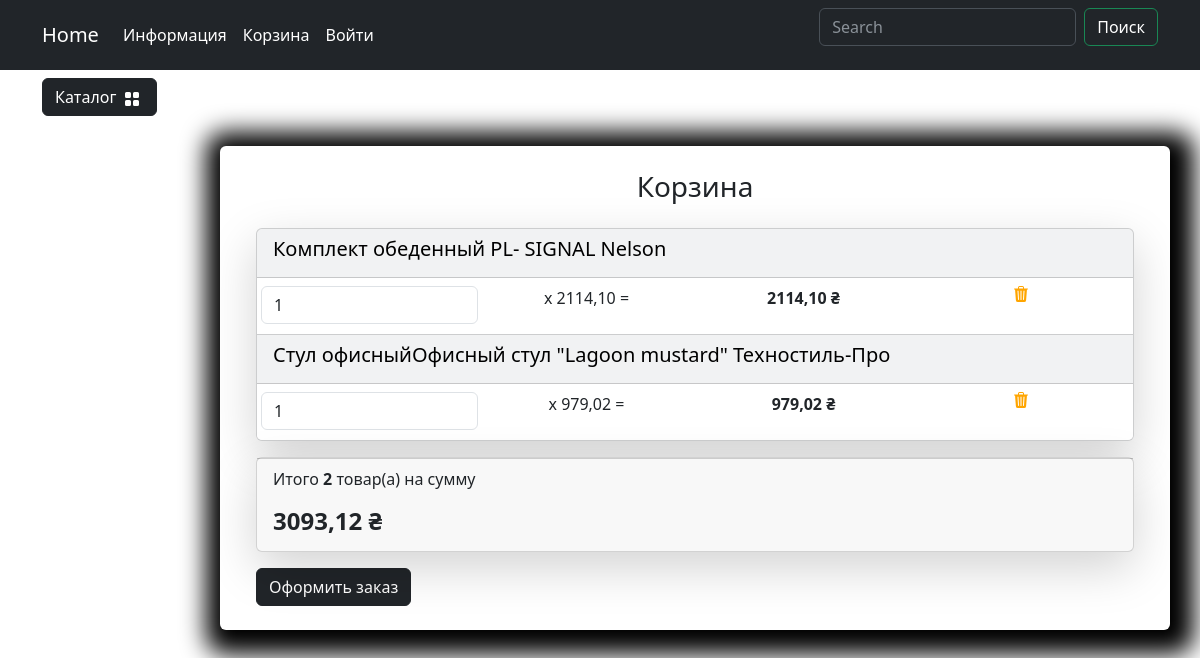
/user/users-cart/, run on the app's committed database.
### carts/models.py (models this page shows, shortened)
class Cart(models.Model):
    user = models.ForeignKey(to=User, on_delete=models.CASCADE, blank=True, null=True, verbose_name='Пользователь')
    product = models.ForeignKey(to=Products, on_delete=models.CASCADE, verbose_name='Товар')
    quantity = models.PositiveSmallIntegerField(default=0, verbose_name='Количество')
    session_key = models.CharField(max_length=32, null=True, blank=True)
    created_timestamp = models.DateTimeField(auto_now_add=True, verbose_name='Дата добавления')
    class Meta:
        db_table = 'cart'
        verbose_name = "Корзина"
        verbose_name_plural = "Корзина"
    objects = CartQueryset().as_manager()
    def products_price(self):
        return round(self.product.sell_price() * self.quantity, 2)

### goods/models.py (models this page shows, shortened)
class Products(models.Model):
    name = models.CharField(max_length=150, unique=True, verbose_name='Название')
    slug = models.SlugField(max_length=200, unique=True, blank=True, null=False, verbose_name='URL')
    description = models.TextField(blank=True, null=True, verbose_name='Описание товара')
    image = models.ImageField(upload_to='goods_images', blank=True, null=True, verbose_name='Изображение товра')
    price = models.DecimalField(default=0.00, max_digits=7, decimal_places=2, verbose_name='Стоимость товара')
    discount = models.DecimalField(default=0.00, max_digits=7, decimal_places=2, verbose_name='Скидка на товар в %')
    quantity = models.PositiveIntegerField(default=0, verbose_name='Колличество товара')
    category = models.ForeignKey(to=Categories, on_delete=models.CASCADE, verbose_name='Категория')
    class Meta:
        db_table = 'product'
        verbose_name = 'Продукт'
        verbose_name_plural = 'Продукты'
        ordering = ('id',)
    def sell_price(self):
        if self.discount:
            return round(self.price - self.price * self.discount / 100, 2)
        return self.price

### users/views.py (the view)
# urls.py: path("users-cart/", views.users_cart, name="users_cart"),
def users_cart(request):
    return render(request, 'users/users_cart.html')

### carts/models.py (called while the page is built)
    def total_price(self):
        return sum(cart.products_price() for cart in self)

    def total_quantity(self):
        if self:
            return sum(cart.quantity for cart in self)
        return 0

### carts/templatetags/carts_tags.py (called while the page is built)
@register.simple_tag()
def user_carts(request):
    return get_user_carts(request)

### carts/utils.py (called while the page is built)
def get_user_carts(request):
    if request.user.is_authenticated:
        return Cart.objects.filter(user=request.user).select_related('product')
    if not request.session.session_key:
        request.session.create()
    return Cart.objects.filter(session_key=request.session.session_key).select_related('product')

### goods/templatetags/goods_tags.py (called while the page is built)
@register.simple_tag()
def tag_categories():
    return Categories.objects.all()

### users/templates/users/users_cart.html
{% extends 'base.html' %}
{% load static %}
{% load carts_tags %}
{% block content %}
{% user_carts request as carts %}
     <div class="row">
                        <div class="container mt-5">
                            <div class="row justify-content-center">
                                <div class=" bg-white p-4 mb-4 mx-2 rounded custom-shadow">
                                    <h3 class="text-center mb-4">Корзина</h3>
                                    <div class="container" id="cart-items-container">
                                        {% include 'carts/includes/included_cart.html' %}
                                    </div>
                                </div>
                            </div>
                        </div>
     </div>
{% endblock %}

### carts/templates/carts/includes/included_cart.html
{% load static %}
                                    <div class="card mb-3 text-bg-light shadow-lg">
                                     {% for cart in carts %}
                                      <div class="card-header">
                                            <h5 class="card-title">{{ cart.product.name }}</h5>
                                        </div>
                                        <ul class="list-group list-group-flush">
                                            <li class="list-group-item">
                                                <div class="row text-center">
                                                    <div class="col p-0">
                                                        <div class="input-group">
                                                            <input type="text" class="form-control number" value="{{ cart.quantity }}"
                                                                readonly>
                                                        </div>
                                                    </div>
                                                    <div class="col p-0">
                                                        <p>x {{ cart.product.sell_price }} = </p>
                                                    </div>
                                                    <div class="col p-0"><strong>{{ cart.products_price }} ₴</strong></div>
                                                    <div class="col p-0">
                                                        <a href="{% url 'cart:cart_remove' cart.id %}" class="remove-from-cart" data-cart-id="">
                                                            <img class="mx-1" src="{% static 'deps/icons/trash3-fill.svg' %}"
                                                                alt="Catalog Icon" width="16" height="16">
                                                        </a>
                                                    </div>
                                                </div>
                                            </li>
                                        </ul>
                                        {% endfor %}
                                    </div>
                                    <div class="card mb-3 shadow-lg">
                                        <div class="card-footer">
                                            <p class="float-left">Итого <strong>{{ carts.total_quantity }}</strong> товар(а) на сумму</p>
                                            <h4 class="float-left"><strong>{{ carts.total_price }} ₴</strong></h4>
                                        </div>
                                    </div>
     {% if carts and not order %}
                                <a class="btn btn-dark" href="{% url 'orders:create_order' %}">
                                    Оформить заказ
                                </a>
                                {% endif %}

### static/deps/css/my_css.css (style rules this page uses)
body { background-image: url("../images/bg-image.jpg"); background-repeat: no-repeat; background-attachment: fixed; background-position: center center; background-size: cover; height: 100%; }
.custom-shadow { box-shadow: 5px 5px 25px 19px #000000; }

### data on the page
Cart: product.name "Комплект обеденный PL- SIGNAL Nelson", quantity "1", product.sell_price "2114,10", products_price "2114,10", total_quantity "2", total_price "3093,12"
Cart: product.name "Стул офисныйОфисный стул \"Lagoon mustard\" Техностиль-Про", quantity "1", product.sell_price "979,02", products_price "979,02"
